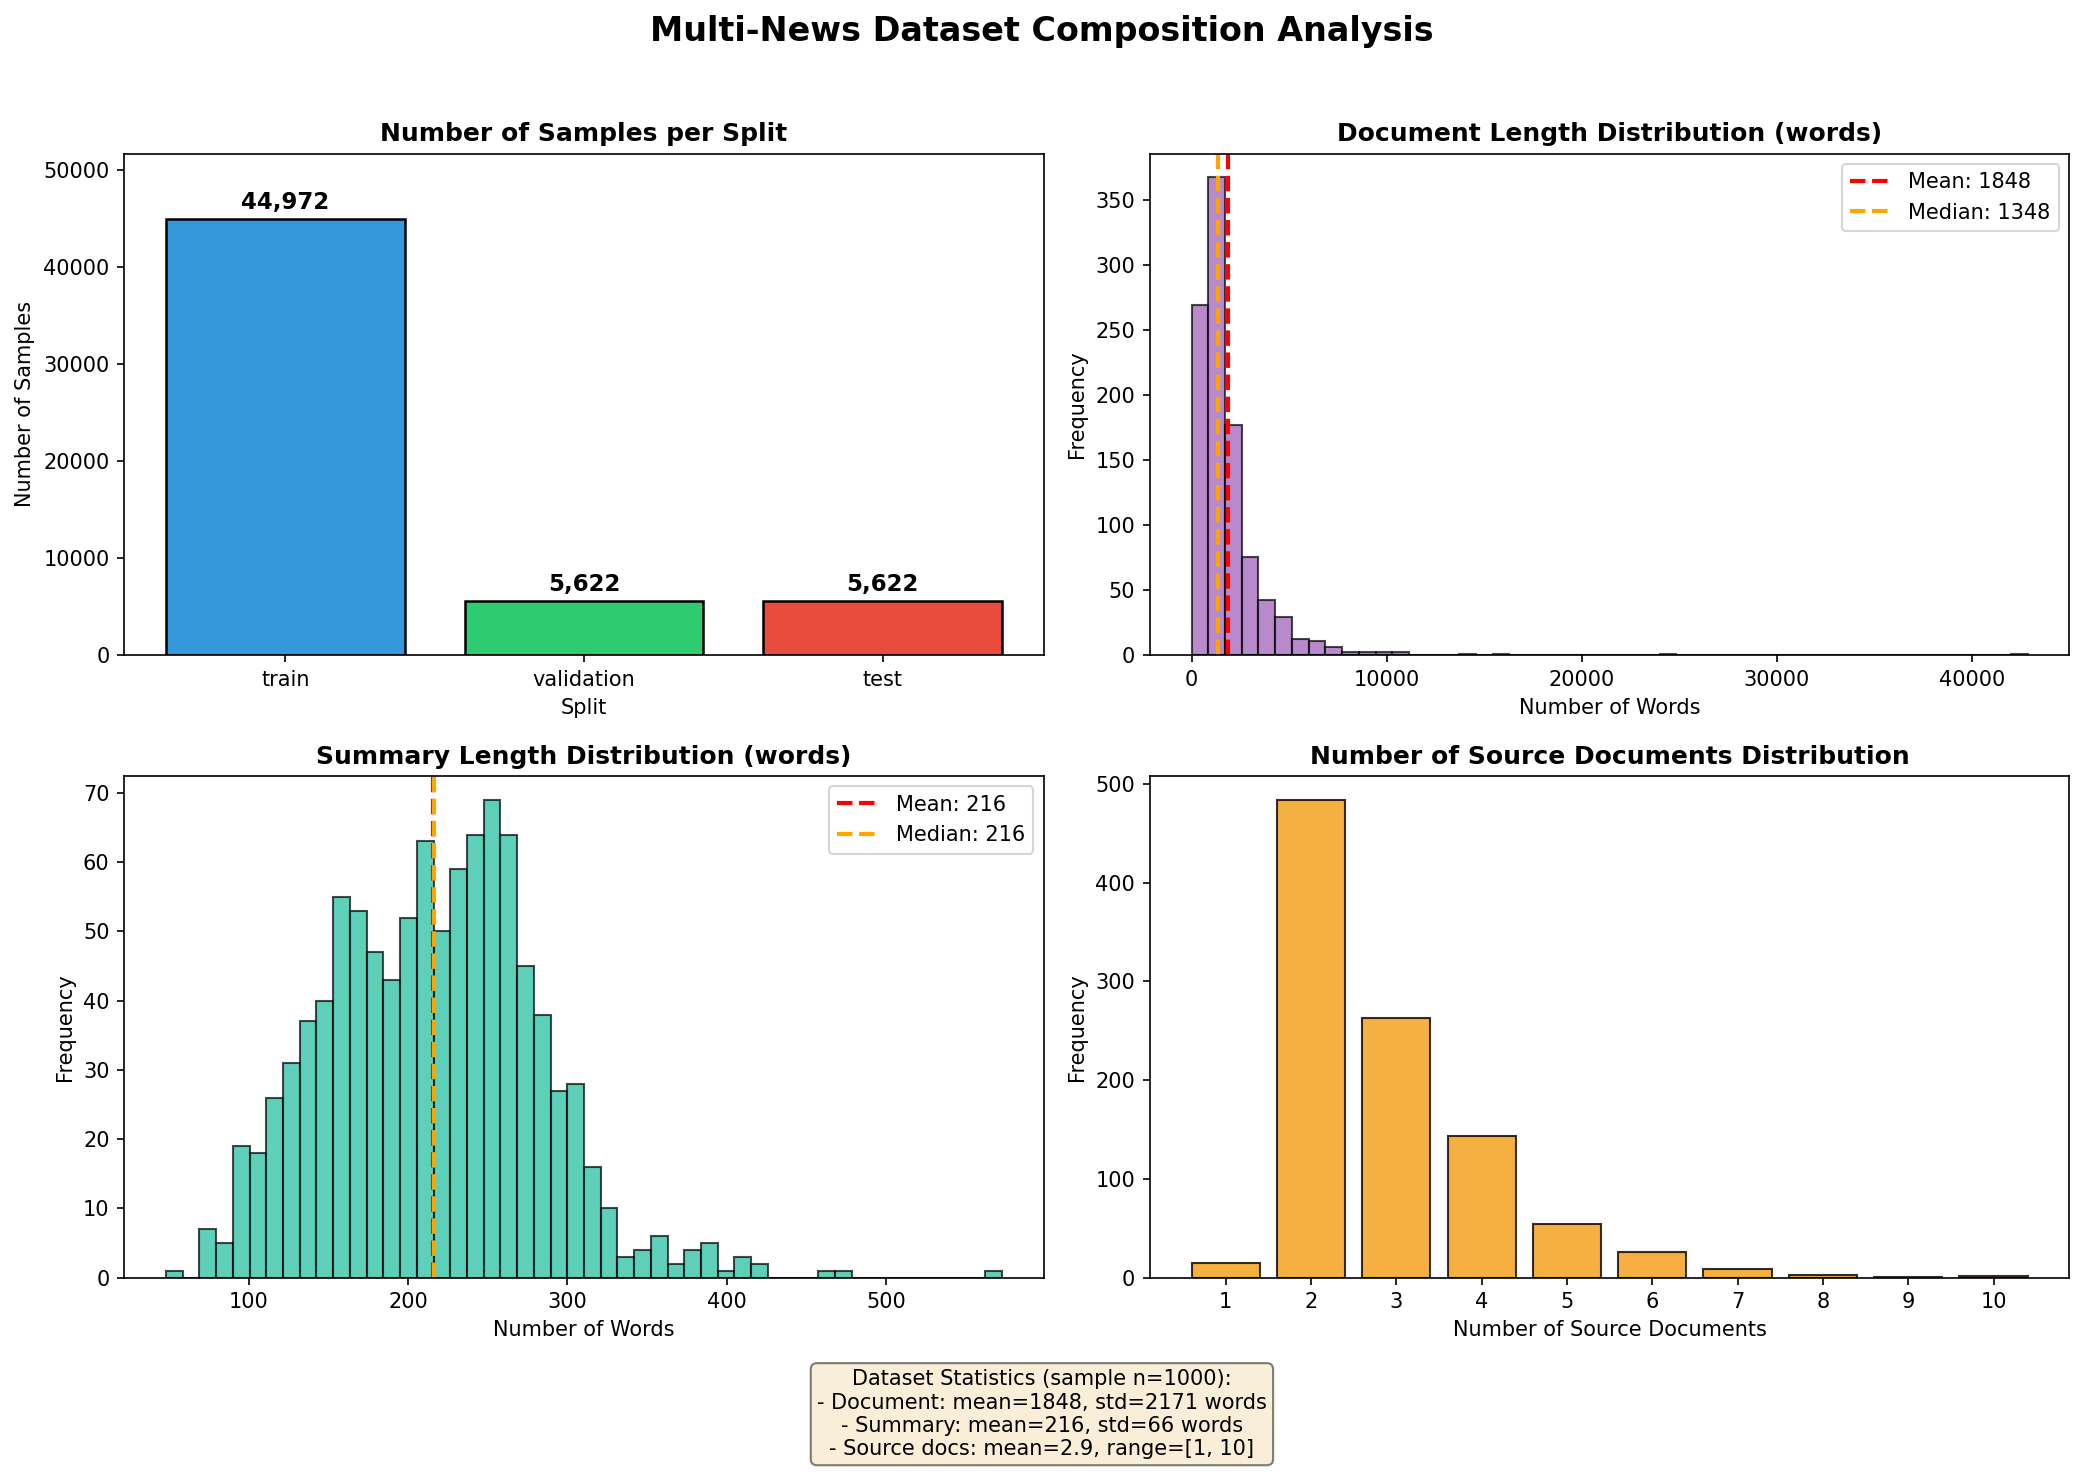

This chart was generated by the following Python code:
"""
Multi-News 데이터셋 구성 시각화
데이터셋: Awesome075/multi_news_parquet (Parquet 버전 - 최신 datasets 호환)
원본: alexfabbri/multi_news
"""

import os
from datasets import load_dataset
import matplotlib.pyplot as plt
import numpy as np

# 한글 폰트 설정 (서버 환경에서는 영어로 대체)
plt.rcParams['font.family'] = 'DejaVu Sans'
plt.rcParams['axes.unicode_minus'] = False

print("데이터셋 로딩 중...")
# Parquet 버전 사용 (최신 datasets 라이브러리 호환)
dataset = load_dataset("Awesome075/multi_news_parquet")
print("데이터셋 로딩 완료!")

# 데이터셋 기본 정보
print("\n=== 데이터셋 구조 ===")
print(dataset)
print("\n=== 컬럼 정보 ===")
print(dataset['train'].features)

# 각 split의 샘플 수
splits = list(dataset.keys())
split_sizes = [len(dataset[split]) for split in splits]

# 텍스트 길이 분석 (샘플링)
sample_size = min(1000, len(dataset['train']))
train_sample = dataset['train'].select(range(sample_size))

# document 길이 (단어 수)
doc_lengths = [len(item['document'].split()) for item in train_sample]

# summary 길이 (단어 수)
summary_lengths = [len(item['summary'].split()) for item in train_sample]

# 소스 문서 개수 (|||||로 구분됨)
num_sources = [item['document'].count('|||||') + 1 for item in train_sample]

# 시각화
fig, axes = plt.subplots(2, 2, figsize=(14, 10))
fig.suptitle('Multi-News Dataset Composition Analysis', fontsize=16, fontweight='bold')

# 1. Split 별 샘플 수
ax1 = axes[0, 0]
colors = ['#3498db', '#2ecc71', '#e74c3c']
bars = ax1.bar(splits, split_sizes, color=colors[:len(splits)], edgecolor='black', linewidth=1.2)
ax1.set_title('Number of Samples per Split', fontsize=12, fontweight='bold')
ax1.set_xlabel('Split')
ax1.set_ylabel('Number of Samples')
for bar, size in zip(bars, split_sizes):
    ax1.text(bar.get_x() + bar.get_width()/2, bar.get_height() + 500,
             f'{size:,}', ha='center', va='bottom', fontsize=11, fontweight='bold')
ax1.set_ylim(0, max(split_sizes) * 1.15)

# 2. Document 길이 분포
ax2 = axes[0, 1]
ax2.hist(doc_lengths, bins=50, color='#9b59b6', edgecolor='black', alpha=0.7)
ax2.axvline(np.mean(doc_lengths), color='red', linestyle='--', linewidth=2, label=f'Mean: {np.mean(doc_lengths):.0f}')
ax2.axvline(np.median(doc_lengths), color='orange', linestyle='--', linewidth=2, label=f'Median: {np.median(doc_lengths):.0f}')
ax2.set_title('Document Length Distribution (words)', fontsize=12, fontweight='bold')
ax2.set_xlabel('Number of Words')
ax2.set_ylabel('Frequency')
ax2.legend()

# 3. Summary 길이 분포
ax3 = axes[1, 0]
ax3.hist(summary_lengths, bins=50, color='#1abc9c', edgecolor='black', alpha=0.7)
ax3.axvline(np.mean(summary_lengths), color='red', linestyle='--', linewidth=2, label=f'Mean: {np.mean(summary_lengths):.0f}')
ax3.axvline(np.median(summary_lengths), color='orange', linestyle='--', linewidth=2, label=f'Median: {np.median(summary_lengths):.0f}')
ax3.set_title('Summary Length Distribution (words)', fontsize=12, fontweight='bold')
ax3.set_xlabel('Number of Words')
ax3.set_ylabel('Frequency')
ax3.legend()

# 4. 소스 문서 개수 분포
ax4 = axes[1, 1]
unique_sources, counts = np.unique(num_sources, return_counts=True)
ax4.bar(unique_sources, counts, color='#f39c12', edgecolor='black', alpha=0.8)
ax4.set_title('Number of Source Documents Distribution', fontsize=12, fontweight='bold')
ax4.set_xlabel('Number of Source Documents')
ax4.set_ylabel('Frequency')
ax4.set_xticks(unique_sources[::2] if len(unique_sources) > 10 else unique_sources)

# 통계 정보 텍스트 박스
stats_text = f"""Dataset Statistics (sample n={sample_size}):
- Document: mean={np.mean(doc_lengths):.0f}, std={np.std(doc_lengths):.0f} words
- Summary: mean={np.mean(summary_lengths):.0f}, std={np.std(summary_lengths):.0f} words
- Source docs: mean={np.mean(num_sources):.1f}, range=[{min(num_sources)}, {max(num_sources)}]"""

fig.text(0.5, 0.02, stats_text, ha='center', fontsize=10,
         bbox=dict(boxstyle='round', facecolor='wheat', alpha=0.5))

plt.tight_layout(rect=[0, 0.08, 1, 0.96])

# PNG로 저장 (스크립트와 동일한 디렉토리에 저장)
script_dir = os.path.dirname(os.path.abspath(__file__))
output_path = os.path.join(script_dir, 'multi_news_visualization.png')
plt.savefig(output_path, dpi=150, bbox_inches='tight', facecolor='white')
print(f"\n시각화 저장 완료: {output_path}")

# 추가 통계 출력
print("\n=== 상세 통계 ===")
for split, size in zip(splits, split_sizes):
    print(f"{split.capitalize()} 샘플 수: {size:,}")
print(f"\nDocument 길이 (단어): mean={np.mean(doc_lengths):.1f}, median={np.median(doc_lengths):.1f}, std={np.std(doc_lengths):.1f}")
print(f"Summary 길이 (단어): mean={np.mean(summary_lengths):.1f}, median={np.median(summary_lengths):.1f}, std={np.std(summary_lengths):.1f}")
print(f"소스 문서 개수: mean={np.mean(num_sources):.2f}, min={min(num_sources)}, max={max(num_sources)}")
